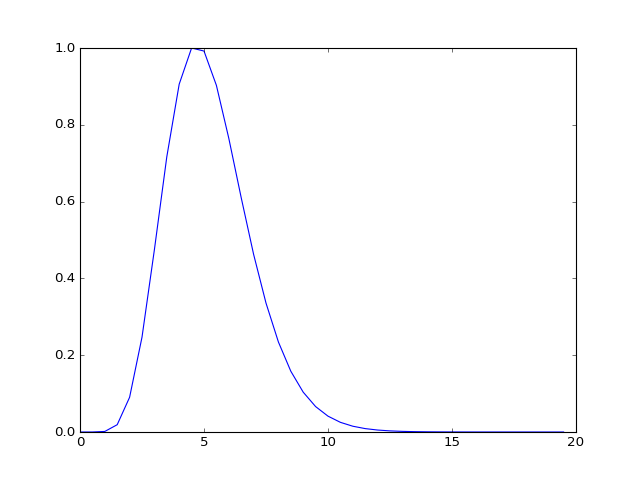

Python code for this plot:
def hrf(t):
    "A hemodynamic response function"
    values = t ** 8.6 * np.exp(-t / 0.547)
    # Scale max to 1
    return values / np.max(values)
# ...
hrf_times = np.arange(0, 20, 0.5)
hrf_samples = hrf(hrf_times)
plt.plot(hrf_times, hrf_samples)
